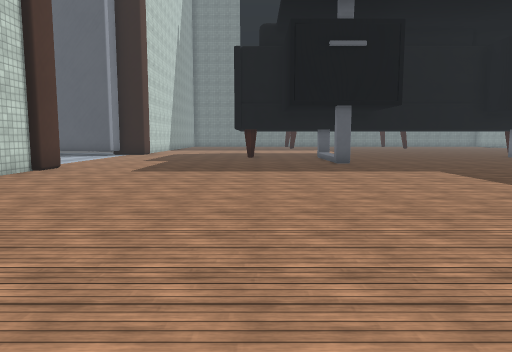
View 1 (above)

19 first-person views from a walk through a scene from a Unity 3-D project. The camera is 1.4 m above the floor, tilts 6° down and sees 70° across. The floor is counted in squares, 1.8 m on a side. Each view is taken from the middle of a square. On the plan, view 1 faces up. The plan holds only what a view shows up to about 12 squares ahead; the rest is blank. The place goes on beyond the plan. The player character is not drawn. Some surface patterns are stand-ins.

View 2
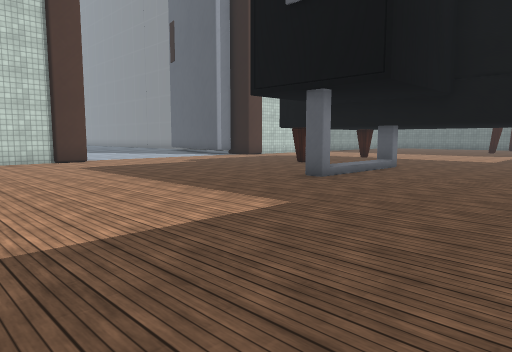

View 3
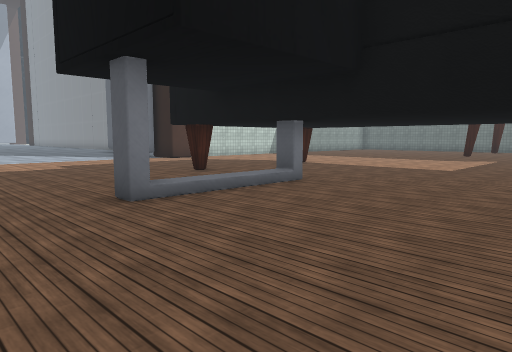

View 4
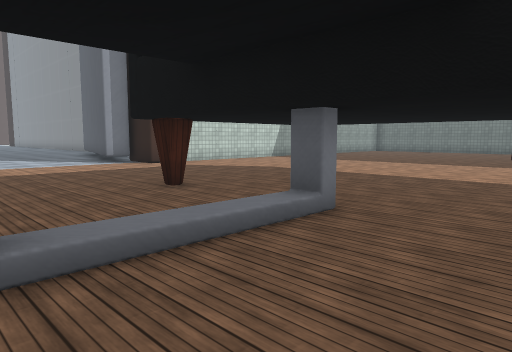

View 5
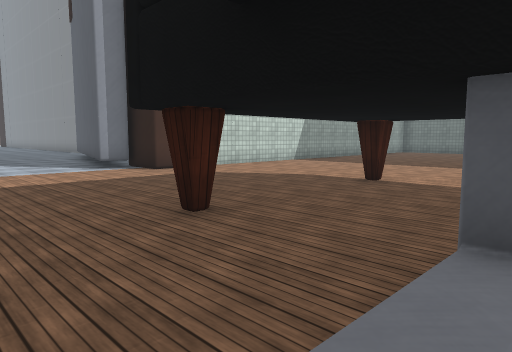

View 6
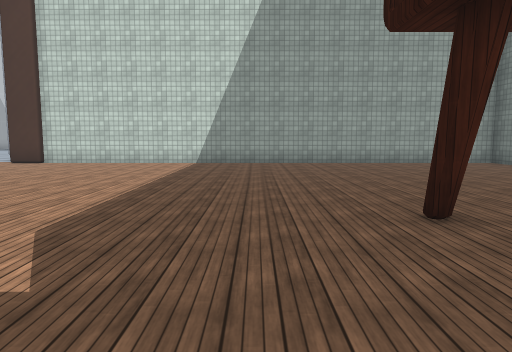

View 7
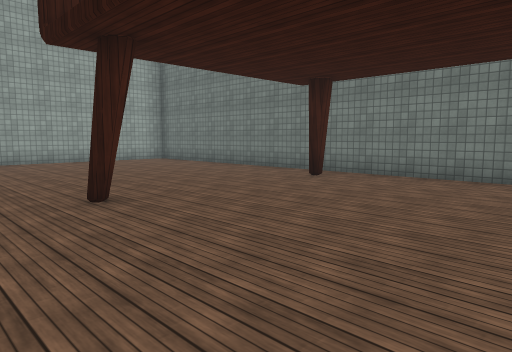

View 8
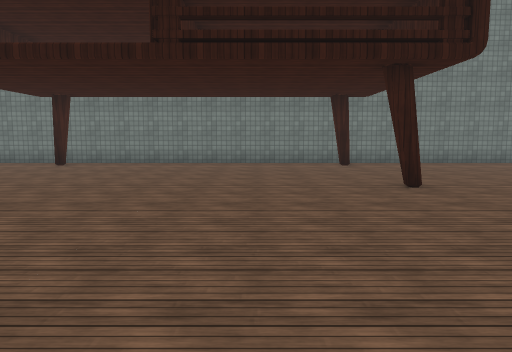

View 9
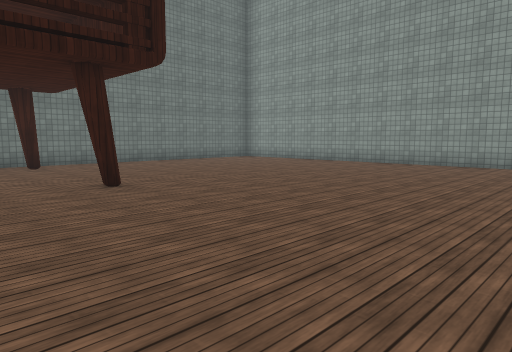

View 10
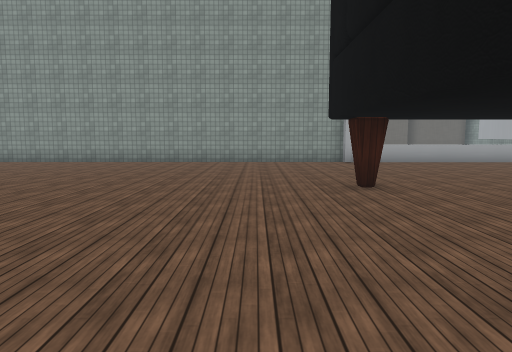

View 11
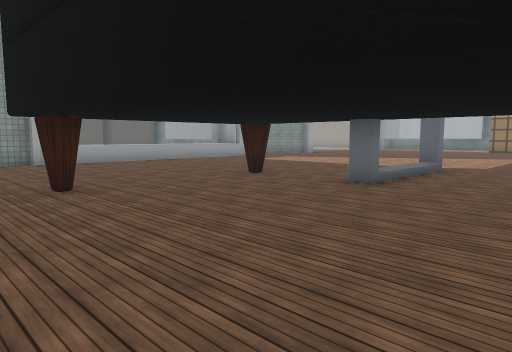

View 12
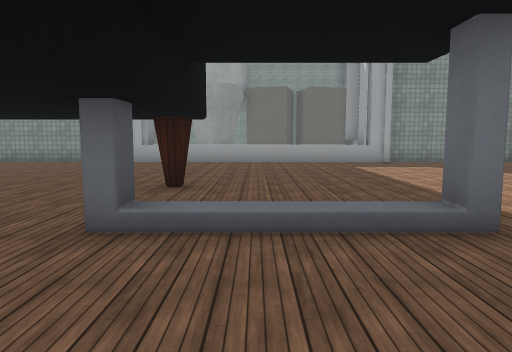

View 13
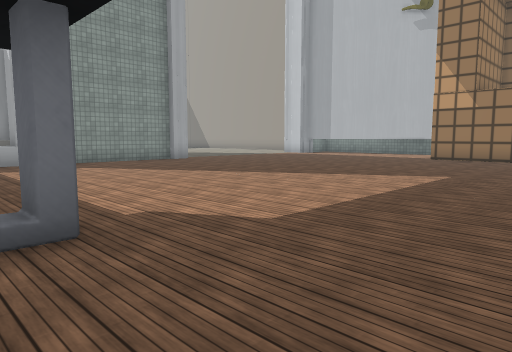

View 14
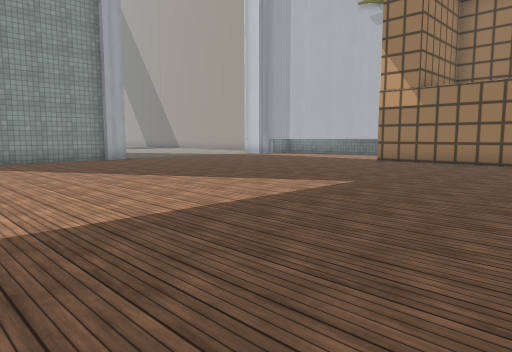

View 15
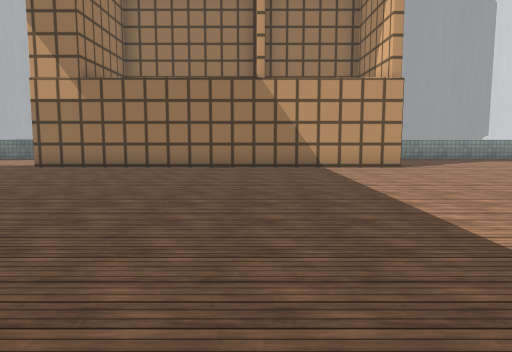

View 16
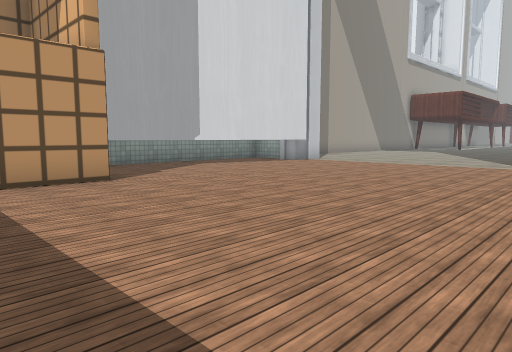

View 17
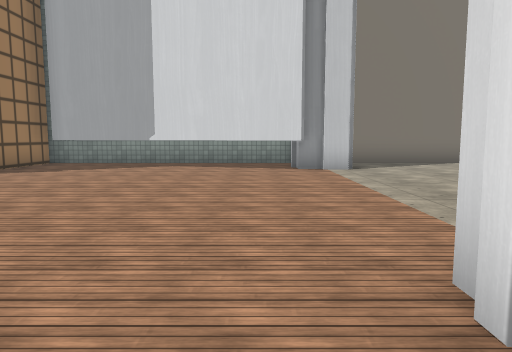

View 18
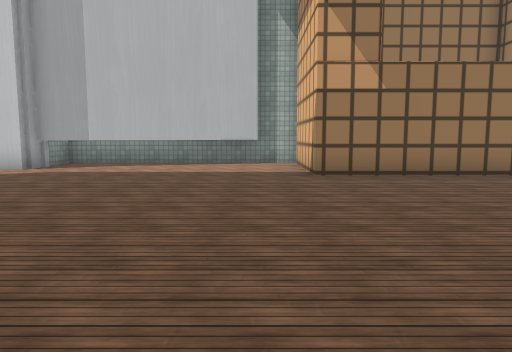

View 19
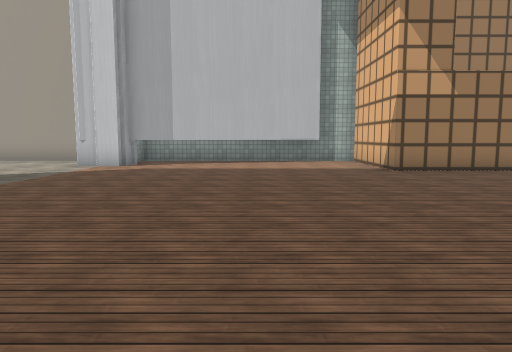

### Floor plan
Key: @ floor where view 1 was taken; # wall or solid block; . floor; / step, stairs or slope; ^ raised ledge.
Columns run from 9 left of view 1 to 19 right of it. Each row starts with its distance up from view 1.
 32    #######################
 31    #.....................
 30    #........#......#.....
 29    #......................
 28    #....................... #
 27    #........................#
 26    #........#......#........#
 25    #........................#
 24    #........................#
 23    #........................#
 22    #........................#
 21    #........... ............#
 20    #........... ............#
 19    #........... ............#
 18    #.....#..... ......#.....#
 17 ####........................#
 16 .##............. ...........^
 15 ................ ...........^
 14 .........#..#... ..#..#.....^
 13  ................../........^
 12   ................./........^
 11    .........#......#........^
 10     ........................^
  9    #........................#
  8    #........................#
  7    #........................#
  6      .......................#
  5     ........................#
  4     #......................
  3  ...........................
  2  ............................
  1  ............................
  0   .......@...................
 -1  ............................
 -2 ............#########........
 -3 ...###......#       #.......#
 -4 ...#######..#       #....####
 -5 ...#    ###.#       #.#####
 -6 ####      ###       ###

Positions as (right, up) in squares from view 1, and headings:
1: (0, 0), facing up
2: (7, 5), facing up-left
3: (7, 9), facing up-left
4: (5, 11), facing up-left
5: (3, 12), facing up-left
6: (6, 24), facing left
7: (7, 24), facing up-left
8: (8, 20), facing up
9: (8, 20), facing up-right
10: (7, 20), facing right
11: (7, 20), facing down-right
12: (7, 13), facing right
13: (7, 12), facing down-right
14: (6, 10), facing down-right
15: (6, 8), facing down
16: (5, 5), facing down-left
17: (-4, 6), facing down
18: (13, 6), facing down
19: (15, 7), facing down
